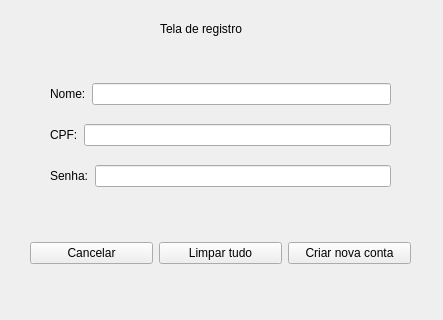
<?xml version="1.0" encoding="UTF-8"?>
<ui version="4.0">
 <class>Register</class>
 <widget class="QWidget" name="Register">
  <property name="geometry">
   <rect>
    <x>0</x>
    <y>0</y>
    <width>443</width>
    <height>320</height>
   </rect>
  </property>
  <property name="windowTitle">
   <string>Register</string>
  </property>
  <widget class="QLabel" name="label_4">
   <property name="geometry">
    <rect>
     <x>160</x>
     <y>20</y>
     <width>111</width>
     <height>17</height>
    </rect>
   </property>
   <property name="text">
    <string>Tela de registro</string>
   </property>
  </widget>
  <widget class="QWidget" name="">
   <property name="geometry">
    <rect>
     <x>30</x>
     <y>240</y>
     <width>381</width>
     <height>27</height>
    </rect>
   </property>
   <layout class="QHBoxLayout" name="horizontalLayout">
    <item>
     <widget class="QPushButton" name="btnCancelar">
      <property name="text">
       <string>Cancelar</string>
      </property>
     </widget>
    </item>
    <item>
     <widget class="QPushButton" name="btnLimparTudo">
      <property name="text">
       <string>Limpar tudo</string>
      </property>
     </widget>
    </item>
    <item>
     <widget class="QPushButton" name="btnCriarConta">
      <property name="text">
       <string>Criar nova conta</string>
      </property>
     </widget>
    </item>
   </layout>
  </widget>
  <widget class="QWidget" name="">
   <property name="geometry">
    <rect>
     <x>50</x>
     <y>70</y>
     <width>341</width>
     <height>131</height>
    </rect>
   </property>
   <layout class="QVBoxLayout" name="verticalLayout">
    <item>
     <layout class="QHBoxLayout" name="horizontalLayout_4">
      <item>
       <widget class="QLabel" name="label_2">
        <property name="text">
         <string>Nome:</string>
        </property>
       </widget>
      </item>
      <item>
       <widget class="QLineEdit" name="edtNome"/>
      </item>
     </layout>
    </item>
    <item>
     <layout class="QHBoxLayout" name="horizontalLayout_3">
      <item>
       <widget class="QLabel" name="label">
        <property name="text">
         <string>CPF:</string>
        </property>
       </widget>
      </item>
      <item>
       <widget class="QLineEdit" name="edtCPF"/>
      </item>
     </layout>
    </item>
    <item>
     <layout class="QHBoxLayout" name="horizontalLayout_2">
      <item>
       <widget class="QLabel" name="label_3">
        <property name="text">
         <string>Senha:</string>
        </property>
       </widget>
      </item>
      <item>
       <widget class="QLineEdit" name="edtPassword"/>
      </item>
     </layout>
    </item>
   </layout>
  </widget>
 </widget>
 <resources/>
 <connections/>
</ui>
